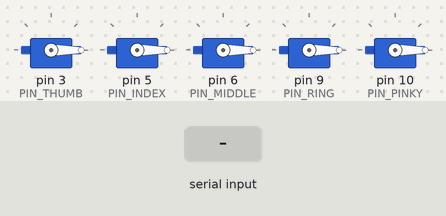
Recording of a sketch running on a simulated Arduino Uno, built with avr-gcc and run on an emulated ATmega328P. Parts: 5 × servo. The inputs (shaded band) are chosen by the test bench. What the sketch prints to the serial monitor is not drawn.

Above: at 1.2 s.
1.3 s: "<90,45,200,10,150>" received over Serial
At 1.46 s:
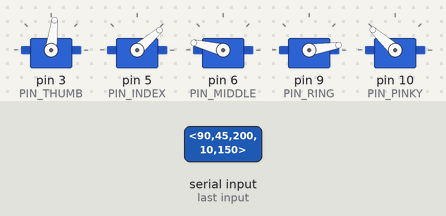
At 2.4 s:
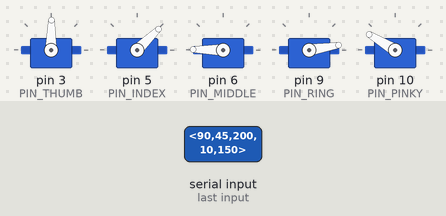
Timing chart, 0 to 4.3 s (numbered marks = the images above; inputs shaded):
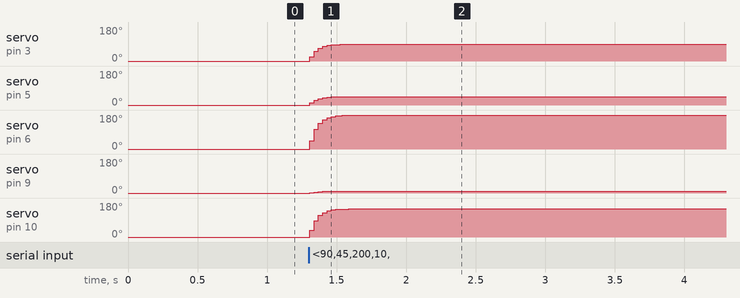

Measured:
- after the input at 1.3 s, servo on pin 3 (PIN_THUMB): moves from 0° to 89° over 0.23 s, starting at once; servo on pin 5 (PIN_INDEX): 0° → 43° at once, → 44° 0.22 s later

The sketch:

servo_controller.ino
```cpp
/*
 * CyberGrip: Arduino Robotic Hand Servo Controller
 * ==================================================
 * Science Fair Project: Markerless Optical Teleoperation
 *
 * Receives angle telemetry packets over Serial from the Python bridge or another serial sender:
 * Packet format: <Thumb,Index,Middle,Ring,Pinky>\n
 * Example: <45,90,90,85,70>\n
 *
 * Hardware Setup:
 * - Arduino Uno / Nano / ESP32
 * - 5x SG90 or MG90S Micro Servos
 * - External 5V 2A-3A power supply (do NOT power 5 servos directly from Arduino 5V pin!)
 * - Common ground between Arduino GND and 5V External Battery/Power Supply GND.
 *
 * Pinout:
 * - Thumb Servo  -> Pin 3
 * - Index Servo  -> Pin 5
 * - Middle Servo -> Pin 6
 * - Ring Servo   -> Pin 9
 * - Pinky Servo  -> Pin 10
 */

#include <Servo.h>

// Servo pin definitions (must be PWM pins on Uno)
const int PIN_THUMB  = 3;
const int PIN_INDEX  = 5;
const int PIN_MIDDLE = 6;
const int PIN_RING   = 9;
const int PIN_PINKY  = 10;

Servo servoThumb;
Servo servoIndex;
Servo servoMiddle;
Servo servoRing;
Servo servoPinky;

// Target and smoothed servo positions (0 - 180 degrees)
float targetAngles[5]  = {0, 0, 0, 0, 0};
float currentAngles[5] = {0, 0, 0, 0, 0};

// Smoothing filter factor (0.0 = frozen, 1.0 = instant jerky movement)
// 0.25 provides smooth, realistic, fluid robotic movement
const float SMOOTHING_FACTOR = 0.25;

// Serial parsing variables
const int MAX_BUF = 64;
char serialBuffer[MAX_BUF];
int bufIndex = 0;
bool receivingPacket = false;

void setup() {
  Serial.begin(115200);
  while (!Serial) {
    ; // Wait for serial connection
  }

  // Attach servos
  servoThumb.attach(PIN_THUMB);
  servoIndex.attach(PIN_INDEX);
  servoMiddle.attach(PIN_MIDDLE);
  servoRing.attach(PIN_RING);
  servoPinky.attach(PIN_PINKY);

  // Set initial open hand posture
  updateAllServos(0, 0, 0, 0, 0);

  Serial.println(F("[CyberGrip Arduino] Ready. Listening for <T,I,M,R,P> packets at 115200 baud."));
}

void loop() {
  readSerialPacket();
  smoothServoMovement();
  delay(15); // Loop runs at approx 60Hz
}

// Reads serial stream looking for packet framing: < ... >
void readSerialPacket() {
  while (Serial.available() > 0) {
    char c = Serial.read();

    if (c == '<') {
      bufIndex = 0;
      receivingPacket = true;
    } else if (c == '>') {
      if (receivingPacket) {
        serialBuffer[bufIndex] = '\0'; // Null-terminate string
        parseAndApplyAngles(serialBuffer);
        receivingPacket = false;
      }
    } else if (receivingPacket) {
      if (bufIndex < MAX_BUF - 1) {
        serialBuffer[bufIndex++] = c;
      }
    }
  }
}

// Parses comma-separated angles: "45,90,90,85,70"
void parseAndApplyAngles(char* data) {
  int t = 0, i = 0, m = 0, r = 0, p = 0;
  int parsed = sscanf(data, "%d,%d,%d,%d,%d", &t, &i, &m, &r, &p);

  if (parsed == 5) {
    targetAngles[0] = constrain(t, 0, 180);
    targetAngles[1] = constrain(i, 0, 180);
    targetAngles[2] = constrain(m, 0, 180);
    targetAngles[3] = constrain(r, 0, 180);
    targetAngles[4] = constrain(p, 0, 180);
  }
}

// Exponential moving average filter for jitter-free servo motion
void smoothServoMovement() {
  for (int k = 0; k < 5; k++) {
    currentAngles[k] += (targetAngles[k] - currentAngles[k]) * SMOOTHING_FACTOR;
  }

  servoThumb.write((int)currentAngles[0]);
  servoIndex.write((int)currentAngles[1]);
  servoMiddle.write((int)currentAngles[2]);
  servoRing.write((int)currentAngles[3]);
  servoPinky.write((int)currentAngles[4]);
}

void updateAllServos(int t, int i, int m, int r, int p) {
  servoThumb.write(t);
  servoIndex.write(i);
  servoMiddle.write(m);
  servoRing.write(r);
  servoPinky.write(p);
}
```
